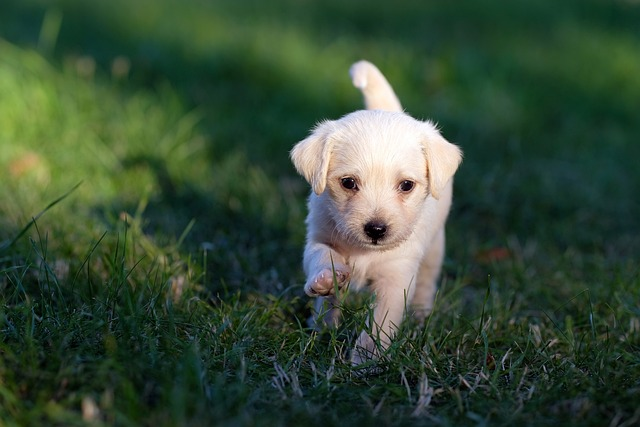
#> input picture images/dog2.jpg, 640 x 427 px
$ jupyter execute 12_contours.ipynb
#> lines starting #> are read from the running program, lines starting #| are printed output that depends on the picture; after the words box and inside, x2 and y2 are one past the last pixel; in counts of white or black regions, pixels touching at a corner belong together
## 12. 윤곽선 검출
- 경계선을 연결한 선
- 흑백 이미지 -> 이진화 -> 윤곽선 찾기(findContours) -> 윤곽선 그리기(drawContours)

[cell 1]
import cv2

dog_path = 'images/dog2.jpg'

[cell 2]
img = cv2.imread(dog_path)
#> img is the input picture: shape (427, 640, 3); mean B, G, R 54.5, 75.2, 54.5
copied = img.copy()

# 그레이 스케일로 변환
gray = cv2.cvtColor(copied, cv2.COLOR_BGR2GRAY)
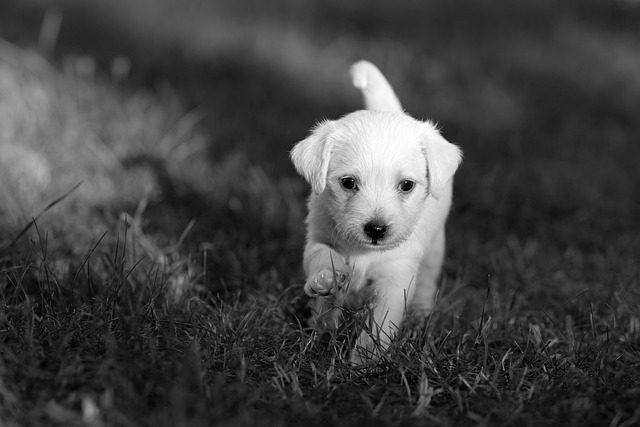
#> gray: shape (427, 640); min 0, max 255, mean 66.7

# 이진화
ret, binary = cv2.threshold(gray, -1, 255, cv2.THRESH_BINARY | cv2.THRESH_OTSU)
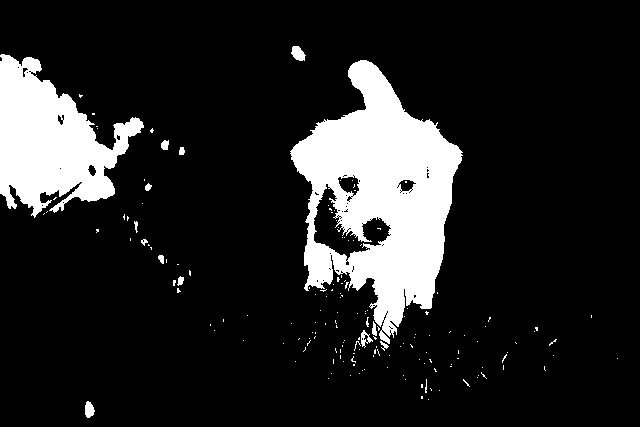
#> binary: shape (427, 640); 14.1% white; 168 white regions (154 under 20 px)
#> ret = 109

# 윤곽선 찾기
contours, hierachy = cv2.findContours(binary, cv2.RETR_LIST, cv2.CHAIN_APPROX_NONE)
#> contours = 257 contours, 238 with area under 20; largest, box (x1, y1, x2, y2) and area: (290, 60, 463, 344) 26883, (0, 54, 144, 218) 12390, (313, 183, 392, 262) 2355, (337, 175, 360, 197) 298, (398, 179, 417, 192) 146

# 윤곽선 그리기
cv2.drawContours(copied, contours, -1, (0,255,0), 2)

cv2.imshow('img', img)
cv2.imshow('copied', copied)

cv2.waitKey(0)
cv2.destroyAllWindows()

[cell 3]
img = cv2.imread('images/dog2.jpg')
copied = img.copy()
copied_2 = img.copy()

gray = cv2.cvtColor(copied, cv2.COLOR_BGR2GRAY)

ret, binary = cv2.threshold(gray, -1, 255, cv2.THRESH_BINARY | cv2.THRESH_OTSU)

contours, hierachy = cv2.findContours(binary, cv2.RETR_LIST, cv2.CHAIN_APPROX_NONE)
contours2, hierachy2 = cv2.findContours(binary, cv2.RETR_EXTERNAL, cv2.CHAIN_APPROX_NONE)
#> contours2 = 151 contours, 139 with area under 20; largest, box (x1, y1, x2, y2) and area: (290, 60, 463, 344) 26883, (0, 54, 144, 218) 12390, (291, 46, 306, 61) 131, (85, 401, 95, 418) 104, (361, 330, 373, 348) 87

cv2.drawContours(copied, contours, -1, (255,255,0), 2)
cv2.drawContours(copied_2, contours2, -1, (255,255,0), 2)
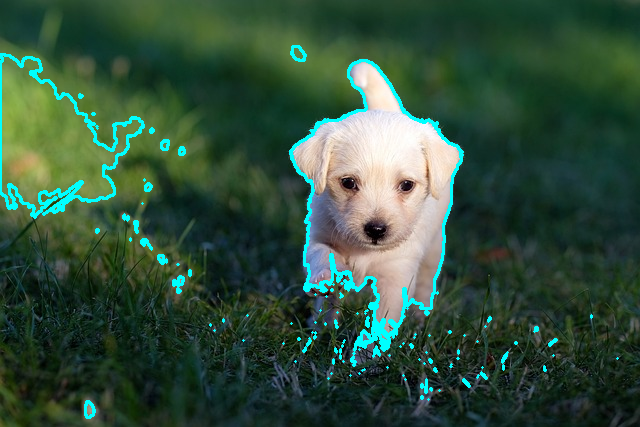
#> copied_2: shape (427, 640, 3); 3.36% of pixels changed, all inside (x1, y1, x2, y2) = (0, 45, 619, 419)

cv2.imshow('img', img)
cv2.imshow('List', copied)
cv2.imshow('External', copied_2)

cv2.waitKey(0)
cv2.destroyAllWindows()

### 12-2. BoundingRect
- 윤곽선을 둘러싼 사각형 그리기

[cell 4]
img = cv2.imread(dog_path)
copied = img.copy()

gray = cv2.cvtColor(copied, cv2.COLOR_BGR2GRAY)
ret, binary = cv2.threshold(gray, -1, 255, cv2.THRESH_BINARY | cv2.THRESH_OTSU)

contours, hierachy = cv2.findContours(binary, cv2.RETR_EXTERNAL, cv2.CHAIN_APPROX_NONE)
#> contours has the same summary as contours2

for contour in contours :
    x, y, width, height = cv2.boundingRect(contour)
    cv2.rectangle(copied, (x,y), (x+width, y+height), (255,0,0), 2)
#> this loop made 151 passes
#> (x, y, width, height) on passes 1 to 3: (85, 401, 10, 17), (428, 399, 1, 1), (421, 396, 2, 3)
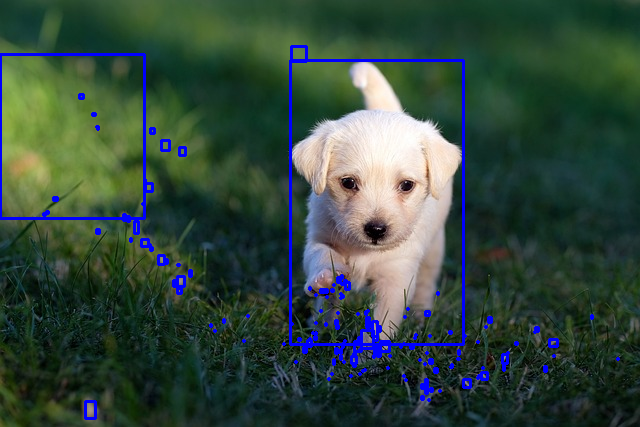
#> copied: shape (427, 640, 3); 3.16% of pixels changed, all inside (x1, y1, x2, y2) = (0, 45, 620, 420)

cv2.imshow('copied', copied)

cv2.waitKey(0)
cv2.destroyAllWindows()

### 실습1

[cell 5]
import cv2

img = cv2.imread('images/vehicles.png')
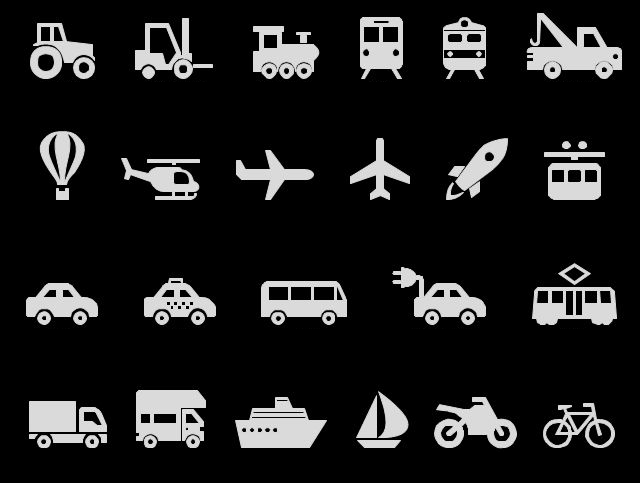
#> input picture images/vehicles.png, 640 x 483 px
#> img is the input picture: shape (483, 640, 3); min 0, max 253, mean 31.7
copied = img.copy()

name = "contour"
cv2.namedWindow(name)

# 윤곽선을 찾고 : 그레이스스케일 -> 이진화 -> findContours
gray = cv2.cvtColor(copied, cv2.COLOR_BGR2GRAY)
#> gray: shape (483, 640)
ret, binary = cv2.threshold(gray, -1, 255, cv2.THRESH_BINARY | cv2.THRESH_OTSU)
#> binary: shape (483, 640); 14.5% white; 52 white regions
#> ret = 107

contours, hierachy = cv2.findContours(binary, cv2.RETR_EXTERNAL, cv2.CHAIN_APPROX_NONE)
#> contours = 50 contours; largest, box (x1, y1, x2, y2) and area: (527, 13, 622, 79) 3169, (235, 397, 327, 448) 2978, (532, 287, 617, 325) 2736, (261, 281, 347, 317) 2700, (136, 390, 206, 448) 2632

# 윤곡선의 인덱스를 선택해서 : 트랙바 이용 -> while
cv2.createTrackbar('index', name, 0, 49, lambda x : x)

while True :
    copied = img.copy()
    idx = cv2.getTrackbarPos('index', name)
#> idx = 0

    # 해당 인덱스의 countour의 bounding rect을 추출하고 -> cv2.boundingRect
    k = contours[idx]
#> k = contour of 87 points, box (x1, y1, x2, y2) (357, 440, 401, 448), area 256
    x, y, width, height = cv2.boundingRect(k)
#> x = 357; y = 440; width = 44; height = 8

    # contours[i] -> rect
    # 화면에 사각형을 그린다 -> cv2.rectangle
    cv2.rectangle(copied, (x,y), (x+width, y+height), (255,255,0), 2)
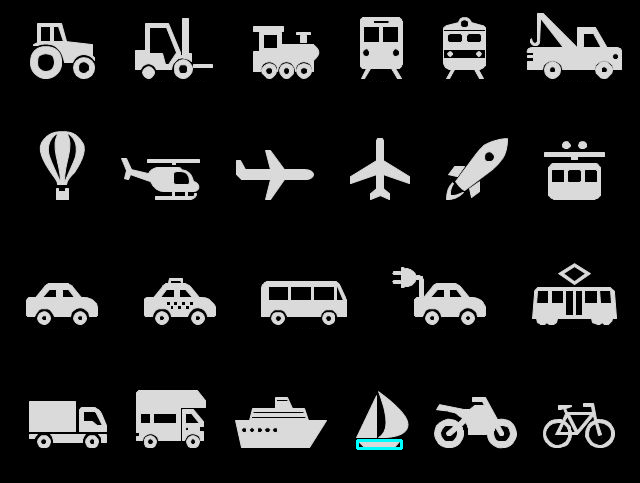
#> copied: shape (483, 640, 3); 0.1% of pixels changed, all inside (x1, y1, x2, y2) = (356, 439, 403, 450)
    cv2.imshow(name, copied)

    if cv2.waitKey(1) == ord('q') :
#> (key q is pressed here)
        break

cv2.destroyAllWindows()

### 실습 정답

[cell 6]
img = cv2.imread('images/vehicles.png')
copied = img.copy()
name = 'index'
cv2.namedWindow(name)

# 윤곽선을 찾고 : 그레이스스케일 -> 이진화 -> findContours
gray = cv2.cvtColor(copied, cv2.COLOR_BGR2GRAY)
ret, binary = cv2.threshold(gray, -1, 255, cv2.THRESH_BINARY | cv2.THRESH_OTSU)
contours, hierachy = cv2.findContours(binary, cv2.RETR_EXTERNAL, cv2.CHAIN_APPROX_SIMPLE)

# 윤곡선의 인덱스를 선택해서 : 트랙바 이용 -> while
cv2.createTrackbar('Index', name, 0, len(contours)-1, lambda x:x)

while True :
    target = img.copy()
    index = cv2.getTrackbarPos('Index', name)
#> index = 0
    # 해당 인덱스의 countour의 bounding rect을 추출하고 -> cv2.boundingRect
    x, y, width, height = cv2.boundingRect(contours[index])

    # contours[i] -> rect
    # 화면에 사각형을 그린다 -> cv2.rectangle
    cv2.rectangle(target, (x,y), (x+width, y+height), (0,255,0), 2)
    cv2.imshow(name, target)

    if cv2.waitKey(1)==ord('q'):
#> (key q is pressed here)
        break

cv2.destroyAllWindows()

원하는 크기의 사각형으로 나타내기

[cell 7]
img = cv2.imread('images/vehicles.png')
copied = img.copy()
name = 'index'
cv2.namedWindow(name)

# 윤곽선을 찾고 : 그레이스스케일 -> 이진화 -> findContours
gray = cv2.cvtColor(copied, cv2.COLOR_BGR2GRAY)
ret, binary = cv2.threshold(gray, -1, 255, cv2.THRESH_BINARY | cv2.THRESH_OTSU)
contours, hierachy = cv2.findContours(binary, cv2.RETR_EXTERNAL, cv2.CHAIN_APPROX_SIMPLE)

# 윤곽선의 면적이 특정 크기 이상인 윤곽선의 새로운 리스트에 저장
MIN_AREA = 1000
filter = []
for contour in contours :
    if cv2.contourArea(contour) > MIN_AREA:
        filter.append(contour)
#> this loop made 50 passes
#> contour on pass 10: [[29, 401], [29, 431], [75, 431], [75, 401]]
#> after the loop, filter = 22 contours; largest, box (x1, y1, x2, y2) and area: (527, 13, 622, 79) 3169, (235, 397, 327, 448) 2978, (532, 287, 617, 325) 2736, (261, 281, 347, 317) 2700, (136, 390, 206, 448) 2632

cv2.createTrackbar('Index', name, 0, len(filter)-1, lambda x:x)

while True :
    target = img.copy()
    index = cv2.getTrackbarPos('Index', name)
    # 해당 인덱스의 countour의 bounding rect을 추출하고 -> cv2.boundingRect
    x, y, width, height = cv2.boundingRect(filter[index])
#> x = 543; y = 403; width = 72; height = 45

    # contours[i] -> rect
    # 화면에 사각형을 그린다 -> cv2.rectangle
    cv2.rectangle(target, (x,y), (x+width, y+height), (0,255,0), 2)
    cv2.imshow(name, target)

    if cv2.waitKey(1)==ord('q'):
#> (key q is pressed here)
        break

cv2.destroyAllWindows()

### 실습 2

[cell 8]
import cv2

img = cv2.imread('images/playing_cards.png')
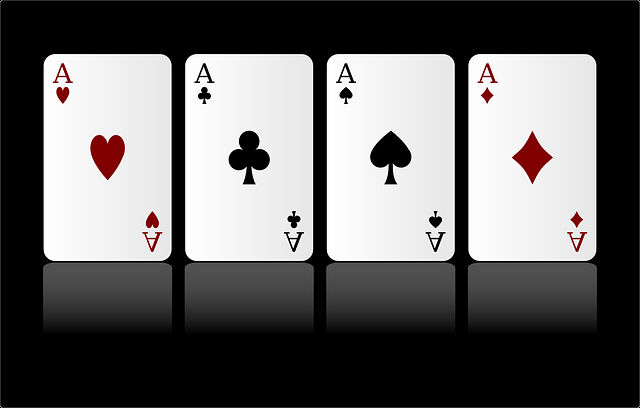
#> input picture images/playing_cards.png, 640 x 408 px
#> img is the input picture: shape (408, 640, 3); mean B, G, R 100.5, 100.5, 101.9
copied = img.copy()

# 윤곽선 찾기 : 그레이 스케일 -> 이진화 -> find
gray = cv2.cvtColor(copied, cv2.COLOR_BGR2GRAY)
#> gray: shape (408, 640)
ret, binary = cv2.threshold(gray, -1, 255, cv2.THRESH_BINARY | cv2.THRESH_OTSU)
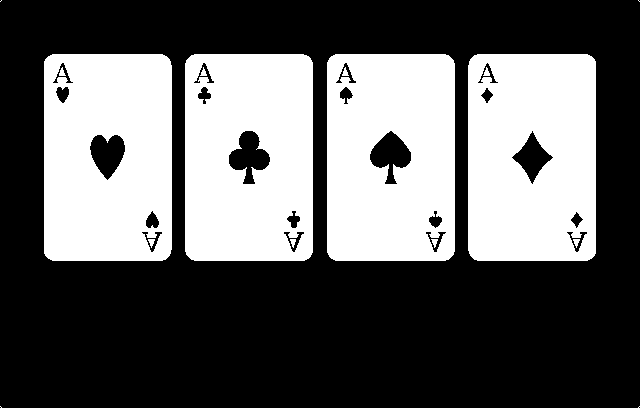
#> binary: shape (408, 640); 38.1% white; 16 white regions (4 under 20 px)
#> ret = 128
contours, hierachy = cv2.findContours(binary, cv2.RETR_EXTERNAL, cv2.CHAIN_APPROX_NONE)
#> contours = 8 contours, 4 with area under 20; largest, box (x1, y1, x2, y2) and area: (327, 54, 455, 261) 26057, (468, 54, 596, 261) 26056, (185, 54, 313, 261) 26056, (44, 54, 172, 261) 26054

# 사각형으로 구현하기 : boundingRect
# 윤곽선 크기가 제각각이라 특정 크기 이상만 나타나게 필터
filter_contour = []
for contour in contours :
    if cv2.contourArea(contour) > 300 :
        filter_contour.append(contour)
#> this loop made 8 passes
#> contour on passes 1, 2, 7, 8: [[639, 406], [638, 407]], [[0, 406], [1, 407]], [[638, 0], [639, 1]], [[1, 0], [0, 1]]
#> after the loop, filter_contour = 4 contours; box (x1, y1, x2, y2) and area: (327, 54, 455, 261) 26057, (468, 54, 596, 261) 26056, (185, 54, 313, 261) 26056, (44, 54, 172, 261) 26054

# enumerate 사용
for i, contour in enumerate(filter_contour) :
    x, y, width, height = cv2.boundingRect(contour)
    cv2.rectangle(copied, (x,y), (x+width, y+height), (255,255,0), 2)
    # 사진을 잘라서..? : 원근변환 -> width, height, src, dst , mat, result
    # 이건 아님 X 넘 어렵게 생각 X 쉬운방법으로~
    # 이미지 슬라이스 + 별도의 창으로 나타내기
    card = img[y: y+ height, x: x+width]
    cv2.imshow(f'card{i}', card)
#> this loop made 4 passes
#> x on passes 1 to 4: 468, 327, 185, 44
#> pass 1, `card = img[y: y+ height, x: x+width]`:
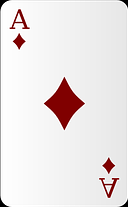
#> card: shape (207, 128, 3); mean B, G, R 229.1, 229.1, 235.2
#> after the loop:
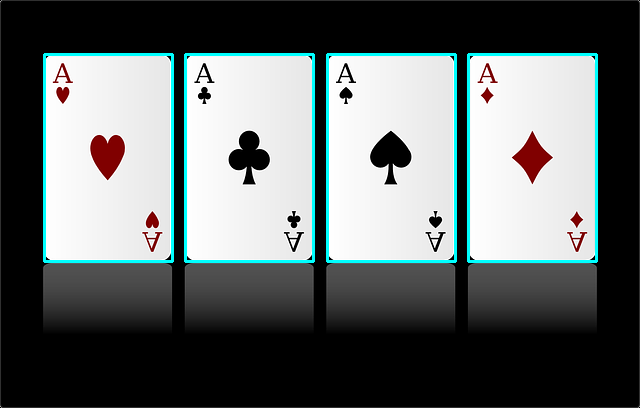
#> copied: shape (408, 640, 3); 3.07% of pixels changed, all inside (x1, y1, x2, y2) = (43, 53, 598, 263)

cv2.imshow('img', img)

cv2.waitKey(0)
cv2.destroyAllWindows()

### 실습2 정답

[cell 9]
import cv2

img = cv2.imread('images/playing_cards.png')
copied = img.copy()

gray = cv2.cvtColor(copied, cv2.COLOR_BGR2GRAY)
ret, binary = cv2.threshold(gray, -1, 255, cv2.THRESH_BINARY | cv2.THRESH_OTSU)
contours, _ = cv2.findContours(binary, cv2.RETR_EXTERNAL, cv2.CHAIN_APPROX_NONE)

for i, contour in enumerate(contours) :
    if cv2.contourArea(contour) > 200 :
        x, y, width, height = cv2.boundingRect(contour)
        cv2.rectangle(copied, (x,y), (x+width, y+height), (255,255,0), 2)
        card = img[y: y+ height, x: x+width]
        cv2.imshow(f'card{i}', card)
#> this loop made 8 passes

cv2.imshow('img', img)

cv2.waitKey(0)
cv2.destroyAllWindows()
